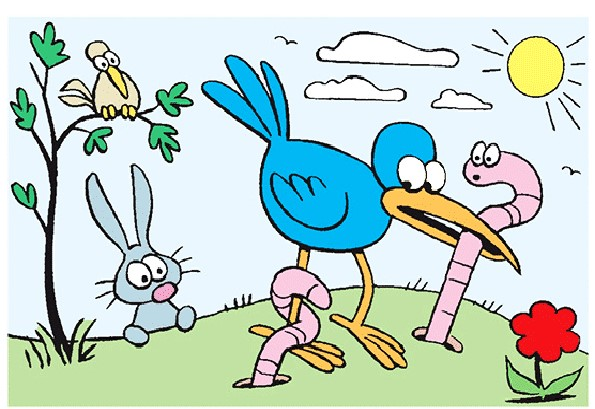
#> input picture gambar1.jpeg, 595 x 409 px
$ python 'F55121022_Wahid Radikal Akhlak_ImageAveraging.py'
#> lines starting #> are read from the running program, lines starting #| are printed output that depends on the picture
import cv2
import numpy as np

# Load the images
img1 = cv2.imread('gambar1.jpeg')
#> img1 is the input picture: shape (409, 595, 3); mean B, G, R 203.2, 211, 191.9
img2 = cv2.imread('gambar2.jpeg')
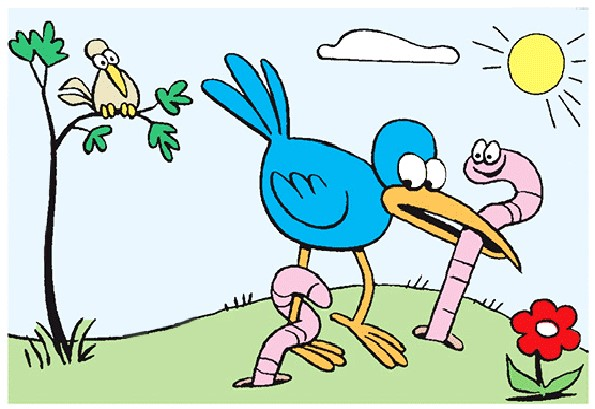
#> input picture gambar2.jpeg, 595 x 409 px
#> img2 is the input picture: shape (409, 595, 3); mean B, G, R 208.2, 215.3, 195.5
img2 = cv2.resize(img2, (595, 409))

# Average the images
avg_img = cv2.addWeighted(img1, 0.5, img2, 0.5, 0)
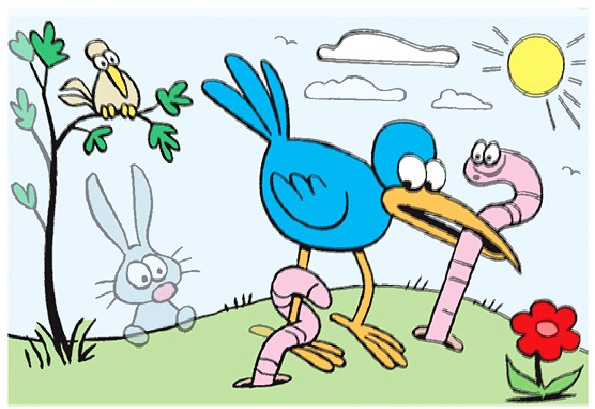
#> avg_img: shape (409, 595, 3); mean B, G, R 205.7, 213.1, 193.7

# Display the averaged image
cv2.imshow('Averaged Image', avg_img)
cv2.waitKey(0)
cv2.destroyAllWindows()
